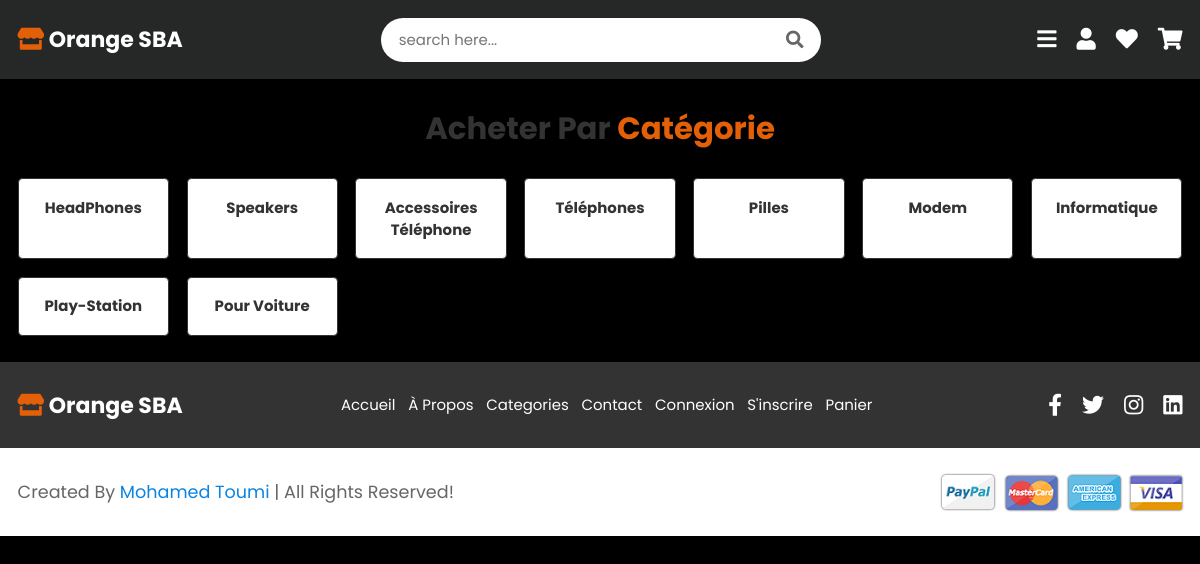
/categories.php, run on the app's committed database.
### tables this page shows
CREATE TABLE IF NOT EXISTS `categories` (
  `id` int NOT NULL AUTO_INCREMENT,
  `nom` varchar(255) NOT NULL,
  `déscriptions` text NOT NULL,
  `createur` varchar(25) NOT NULL,
  `date_creation` date DEFAULT NULL,
  `date_modification` date DEFAULT NULL,
  PRIMARY KEY (`id`)
);

### include/functions.php (called while the page is built, shortened)
<?php
function connect() {
    $servername = "localhost";
    $DBuser = "root";
    $DBpassword = "";
    $DBname = "orange_sba";
    try {
        $conn = new PDO("mysql:host=$servername;dbname=$DBname", $DBuser, $DBpassword);
        $conn->setAttribute(PDO::ATTR_ERRMODE, PDO::ERRMODE_EXCEPTION);
        return $conn;
    } catch (PDOException $e) {
        echo "Connection failed: " . $e->getMessage();
        return null;
    }
}
function getAllCategories() {
    $conn = connect();
    $requete = "SELECT * FROM categories";
    try {
        $resultat = $conn->query($requete);
        if ($resultat !== false) {
            $categories = $resultat->fetchAll();
            return $categories;
        } else {
            throw new Exception("Query failed: " . $conn->errorInfo()[2]);
        }
    } catch (Exception $e) {
        echo "Error: " . $e->getMessage();
        return null;
    }
}
?>

### categories.php (the view, shortened to what this page needs)
<?php
include "include/functions.php";
$categories = getAllCategories();
?>
<!DOCTYPE html>
<html lang="en">
<head>
    <link rel="stylesheet" href="https://cdnjs.cloudflare.com/ajax/libs/font-awesome/5.15.4/css/all.min.css">
    <link rel="stylesheet" href="https://unpkg.com/swiper@7/swiper-bundle.min.css" />
    <link rel="stylesheet" href="css/style.css">
</head>
<body>
<?php
include "include/header.php";
?>
<section class="category">
    <h1 class="heading"> Acheter par  <span>catégorie</span> </h1>
    <div class="box-container">
    <?php
        foreach ($categories as $categorie) {
         echo '<a href="produits.php?id='.$categorie['id'].'" class="box">
            <h3>' . $categorie['nom'] . '</h3>
          </a>';
            }
     ?>
    </div>
</section>
<?php
include "include/footer.php";
?>
</body>
</html>

### css/style.css (style rules this page uses)
* { font-family: 'Poppins', sans-serif; margin: 0; padding: 0; -webkit-box-sizing: border-box; box-sizing: border-box; text-decoration: none; outline: none; border: none; text-transform: capitalize; -webkit-transition: all .2s linear; transition: all .2s linear; }
html { overflow-x: hidden; font-size: 62.5%; }
body { background:#000000; }
section { padding: 3rem 9%; }
.heading { text-align: center; margin-bottom: 3rem; font-size: 3.5rem; color: #333; }
.heading span { color: #e36009; }
.category .box-container { display: -ms-grid; display: grid; -ms-grid-columns: (minmax(15rem, 1fr))[auto-fit]; grid-template-columns: repeat(auto-fit, minmax(15rem, 1fr)); gap: 2rem; }
.category .box-container .box { text-align: center; border-radius: .5rem; border: 0.2rem solid #333; padding: 2rem; background: #fff; -webkit-box-shadow: 0 0.5rem 1rem rgba(0, 0, 0, 0.2); box-shadow: 0 0.5rem 1rem rgba(0, 0, 0, 0.2); }
.category .box-container .box h3 { font-size: 1.7rem; color: #333; }
@media (max-width: 1200px) { html { font-size: 55%; } }
@media (max-width: 1200px) { section { padding: 3rem 2rem; } }

### data on the page
categories: nom "HeadPhones"
categories: nom "Speakers"
categories: nom "Accessoires Téléphone"
categories: nom "Téléphones"
categories: nom "Pilles"
categories: nom "Modem"
categories: nom "Informatique"
categories: nom "Play-Station"
categories: nom "Pour Voiture"
